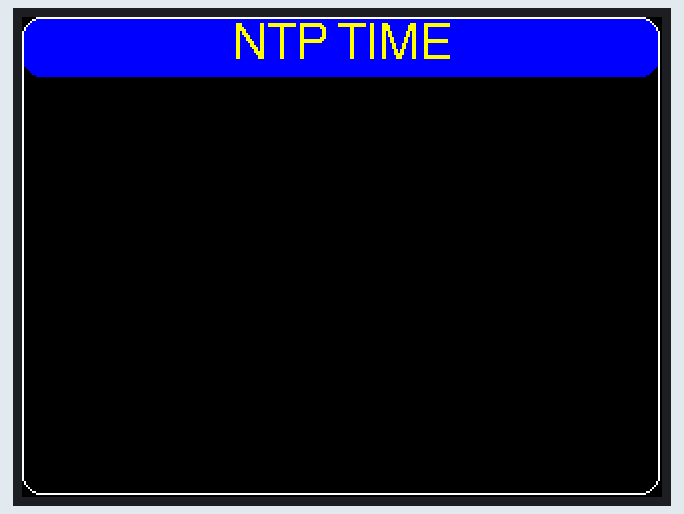
Recording of a sketch running on a simulated ESP32. Parts: 320×240 colour display. WiFi joins after 1.5 s; servers stay silent unless stated; the local clock reads 2024-03-15 10:24:30 at power-on unless the sketch sets it; what the sketch prints to the serial monitor is not drawn.

Above: at 0.3 s.
At 1.5 s:
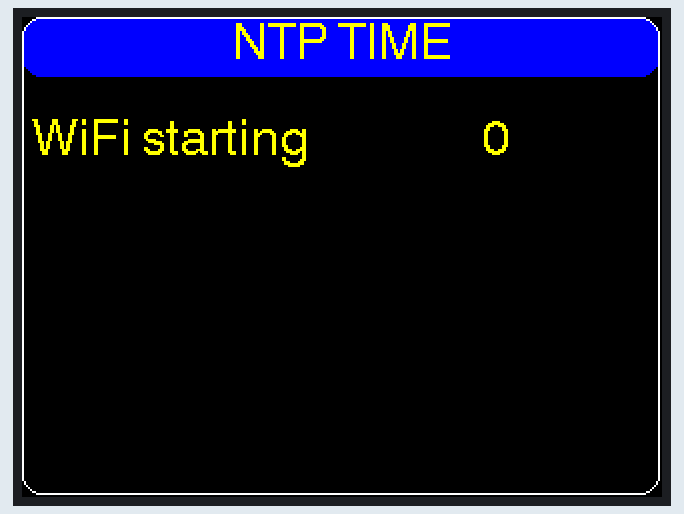
At 3.5 s:
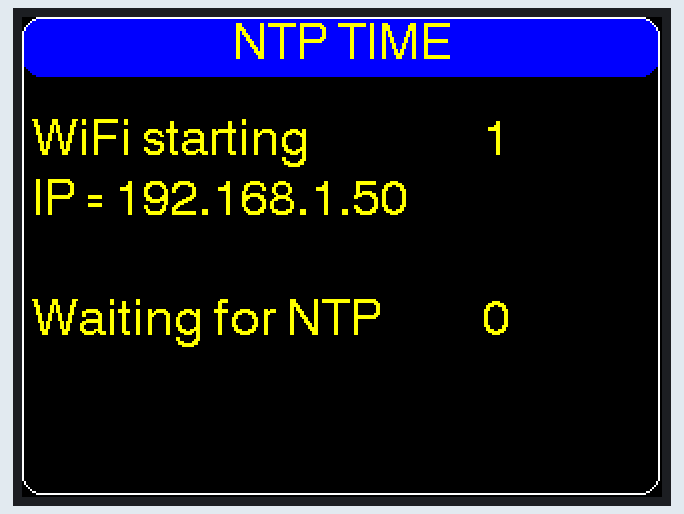
At 4.83 s:
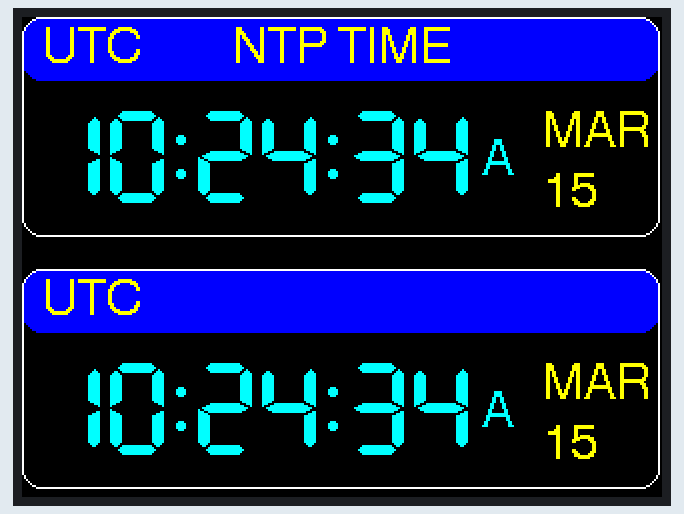
At 21.1 s:
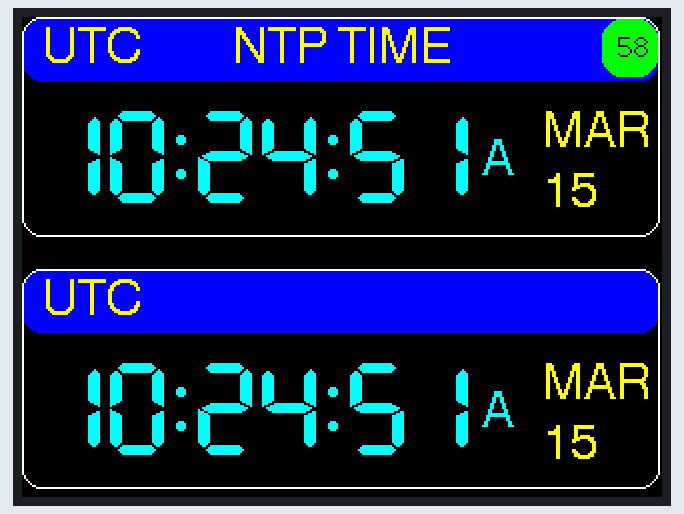
At 38.1 s:
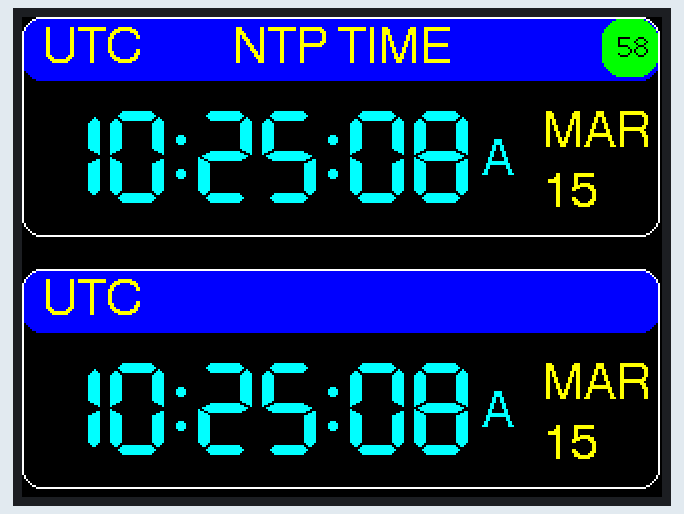

Measured:
- what the display in image 1 shows lasts 1.0 s, from 1.5 s to 2.5 s
- what the display in image 2 shows lasts 1.1 s, from 3.5 s to 4.6 s

The sketch:

NTP_DualClock_CYD_2_timeZone.ino
```cpp
// (licence header left out)
// now uses Arduino esp32 Boards 2.0.17
// esp32 board 3.0.5
// Tft_espi 2.5.43

//Repurposed Sketch By Coolmd (mark) to allow for local and a second time zone to be displayed instead of UTC July 24
// This sketch was altered to allow display of local time zone and another timezone of your choice. I then ported it to run
// on the CYD 2.8" esp32 2432S028(2USB) version.
// Make sure you have the correct Tft_espi User Setup correctly set for your board.
// All thanks to the original Author Above who created this fantastic code, which when ported allows such a simple device to be used
// with no soldering skills or breadboards etc.
// Dont forget to set up your wifi credentials and the timezone information that you require

#include <TFT_eSPI.h>                              // https://github.com/Bodmer/TFT_eSPI
#include <ezTime.h>                                // https://github.com/ropg/ezTime
#include <WiFi.h>

#define TITLE              "NTP TIME"
#define WIFI_SSID          "SSID"            //   your credentials
#define WIFI_PWD           "SSID Password"  //
#define NTP_SERVER         "pool.ntp.org"          // time.nist.gov, pool.ntp.org, etc

#define TZ_RULE            "GMT0BST,M3.5.0/1:00:00,M10.5.0/1:00:00" // Set this to your Local timezone(uk)
#define TZ_RULE1            "CST6CDT,M3.2.0/2:00:00,M11.1.0/2:00:00"//////////Set lower display rule 2nd timezone CoolMD

//#define TZ_RULE            "EST5EDT,M3.2.0/2:00:00,M11.1.0/2:00:00"

#define SCREEN_ORIENTATION       3                 // screen portrait mode:  use 1 or 3
#define LED_PIN                 17                 // built-in LED is on GPIO pins 4 red, 16 green, 17 blue
#define DEBUGLEVEL            INFO                 // NONE, ERROR, INFO, or DEBUG
#define PRINTED_TIME             1                 // 0=NONE, 1=UTC, or 2=LOCAL
#define TIME_FORMAT         COOKIE                 // COOKIE, ISO8601, RFC822, RFC850, RFC3339, RSS
#define BAUDRATE            115200                 // serial output baudrate
#define SYNC_MARGINAL         3600                 // orange status if no sync for 1 hour
#define SYNC_LOST            86400                 // red status if no sync for 1 day
#define LOCAL_FORMAT_12HR     true                 // local time format true 12hr "11:34" false 24hr "23:34"
#define UTC_FORMAT_12HR      true                  // 2nd timezone time format 12 true hr "11:34" vs  false 24hr "23:34"
#define DISPLAY_AMPM          true                 // if true, show A or P
#define HOUR_LEADING_ZERO     false                // "01:00" vs " 1:00"
#define DATE_LEADING_ZERO    false                 // "Feb 07" vs. "Feb 7"
#define DATE_ABOVE_MONTH     false                 // "12 Feb" vs. "Feb 12"
#define TIMECOLOR         TFT_CYAN                 // color of 7-segment time display
#define DATECOLOR       TFT_YELLOW                 // color of displayed month & day
#define LABEL_FGCOLOR   TFT_YELLOW                 // color of label text
#define LABEL_BGCOLOR     TFT_BLUE                 // color of label background


// ============ GLOBAL VARIABLES =====================================================

TFT_eSPI tft = TFT_eSPI();                         // display object
Timezone local;                                    // local timezone variable
time_t t,oldT;                                     // current & displayed 2nd time zone" Coolmd
time_t lt,oldLt;                                   // current & displayed local time
bool useLocalTime  = false;                        // temp flag used for display updates
Timezone myTZ;                                     //added 2nd time zone variaBLE CoolMD

// ============ DISPLAY ROUTINES =====================================================

void showClockStatus() {
  const int x=290,y=1,w=28,h=29,f=2;               // screen position & size
  int color;
  if (second()%10) return;                         // update every 10 seconds
  int syncAge = now()-lastNtpUpdateTime();         // how long has it been since last sync?
  if (syncAge < SYNC_MARGINAL)                     // GREEN: time is good & in sync
    color = TFT_GREEN;
  else if (syncAge < SYNC_LOST)                    // ORANGE: sync is 1-24 hours old
    color = TFT_ORANGE;
  else color = TFT_RED;                            // RED: time is stale, over 24 hrs old
  if (WiFi.status()!=WL_CONNECTED) {               //
    color = TFT_DARKGREY;                          // GRAY: WiFi connection was lost
    WiFi.disconnect();                             // so drop current connection
    WiFi.begin(WIFI_SSID,WIFI_PWD);                // and attempt to reconnect
  }
  tft.fillRoundRect(x,y,w,h,10,color);             // show clock status as a color
  tft.setTextColor(TFT_BLACK,color);
  tft.drawNumber(-WiFi.RSSI(),x+8,y+6,f);          // WiFi strength as a positive value
}

/*
 *  Modified by John Price (WA2FZW)
 *
 *    In the original code, this was an empty function. I added code to display either
 *    an 'A' or 'P' to the right of the local time
 *
 */

void showAMPM ( int hr, int x, int y )
{
  char  ampm;                                      // Will be either 'A' or 'P'
  if ( hr <= 11 )                                  // If the hour is 11 or less
    ampm = 'A';                                    // It's morning
  else                                             // Otherwise,
    ampm = 'P';                                    // It's afternoon
  tft.drawChar ( ampm, x, y, 4 );                  // Show AM/PM indicator
}

void showTime(time_t t, bool hr12, int x, int y) {
  const int f=7;                                   // screen font
  tft.setTextColor(TIMECOLOR, TFT_BLACK);          // set time color
  int h=hour(t); int m=minute(t); int s=second(t); // get hours, minutes, and seconds
  if (hr12) {                                      // if using 12hr time format,
    if (DISPLAY_AMPM) showAMPM(h,x+220,y+14);      // show AM/PM indicator
    if (h==0) h=12;                                // 00:00 becomes 12:00
    if (h>12) h-=12;                               // 13:00 becomes 01:00
  }
  if (h<10) {                                      // is hour a single digit?
    if ((!hr12)||(HOUR_LEADING_ZERO))              // 24hr format: always use leading 0
      x+= tft.drawChar('0',x,y,f);                 // show leading zero for hours
    else {
      tft.setTextColor(TFT_BLACK,TFT_BLACK);       // black on black text
      x+=tft.drawChar('8',x,y,f);                  // will erase the old digit
      tft.setTextColor(TIMECOLOR,TFT_BLACK);
    }
  }
  x+= tft.drawNumber(h,x,y,f);                     // hours
  x+= tft.drawChar(':',x,y,f);                     // show ":"
  if (m<10) x+= tft.drawChar('0',x,y,f);           // leading zero for minutes
  x+= tft.drawNumber(m,x,y,f);                     // show minutes
  x+= tft.drawChar(':',x,y,f);                     // show ":"
  if (s<10) x+= tft.drawChar('0',x,y,f);           // add leading zero for seconds
  x+= tft.drawNumber(s,x,y,f);                     // show seconds
}

void showDate(time_t t, int x, int y) {
  const int f=4,yspacing=30;                       // screen font, spacing
  const char* months[] = {"JAN","FEB","MAR",
     "APR","MAY","JUN","JUL","AUG","SEP","OCT",
     "NOV","DEC"};
  tft.setTextColor(DATECOLOR, TFT_BLACK);
  int i=0, m=month(t), d=day(t);                   // get date components
  tft.fillRect(x,y,50,60,TFT_BLACK);               // erase previous date
  if (DATE_ABOVE_MONTH) {                          // show date on top -----
    if ((DATE_LEADING_ZERO) && (d<10))             // do we need a leading zero?
      i = tft.drawNumber(0,x,y,f);                 // draw leading zero
    tft.drawNumber(d,x+i,y,f);                     // draw date
    y += yspacing;                                 // and below it, the month
    tft.drawString(months[m-1],x,y,f);             // draw month
  } else {                                         // put month on top ----
    tft.drawString(months[m-1],x,y,f);             // draw month
    y += yspacing;                                 // and below it, the date
    if ((DATE_LEADING_ZERO) && (d<10))             // do we need a leading zero?
      x+=tft.drawNumber(0,x,y,f);                  // draw leading zero
    tft.drawNumber(d,x,y,f);                       // draw date
  }
}

void showTimeZone (int x, int y) {
  const int f=4;                                   // text font
  tft.setTextColor(LABEL_FGCOLOR,LABEL_BGCOLOR);   // set text colors
  tft.fillRect(x,y,80,28,LABEL_BGCOLOR);           // erase previous TZ
  if (!useLocalTime)
    //tft.drawString("UTC",x,y,f);                 // UTC time
    tft.drawString(myTZ.getTimezoneName(),x,y,f);  //display 2nd Timezone in lower window location Coolmd
  else
    tft.drawString(local.getTimezoneName(),x,y,f); // show local time zone
}

void showTimeDate(time_t t, time_t oldT, bool hr12, int x, int y) {
  showTime(t,hr12,x,y);                            // display time HH:MM:SS
  if ((!oldT)||(hour(t)!=hour(oldT)))              // did hour change?
    showTimeZone(x,y-42);                          // update time zone
  if ((!oldT)||(day(t)!=day(oldT)))                // did date change? (Thanks John WA2FZW!)
    showDate(t,x+250,y);                           // update date
}

void updateDisplay() {
  t = myTZ.now();                                  // check latest time////// for new Timezone Coolmd
  if (t!=oldT) {                                   // are we in a new second yet?
    lt = local.now();                              // keep local time current
    useLocalTime = true;                           // use local timezone
    showTimeDate(lt,oldLt,LOCAL_FORMAT_12HR,10,46);// show new local time
    useLocalTime = false;                          // use 2ND timezone/////////////////////////////////////Coolmd
    showTimeDate(t,oldT,UTC_FORMAT_12HR,10,172);   // show new UTC time
    showClockStatus();                             // and clock status
    printTime();                                   // send timestamp to serial port
    oldT=t; oldLt=lt;                              // remember currently displayed time
  }
}

void newDualScreen() {
  tft.fillScreen(TFT_BLACK);                       // start with empty screen
  tft.fillRoundRect(0,0,319,32,10,LABEL_BGCOLOR);  // title bar for local time
  tft.fillRoundRect(0,126,319,32,10,LABEL_BGCOLOR);// title bar for UTC
  tft.setTextColor(LABEL_FGCOLOR,LABEL_BGCOLOR);   // set label colors
  tft.drawCentreString(TITLE,160,4,4);             // show title at top
  tft.drawRoundRect(0,0,319,110,10,TFT_WHITE);     // draw edge around local time
  tft.drawRoundRect(0,126,319,110,10,TFT_WHITE);   // draw edge around UTC
}

void startupScreen() {
  tft.fillScreen(TFT_BLACK);                       // start with empty screen
  tft.fillRoundRect(0,0,319,30,10,LABEL_BGCOLOR);  // title bar
  tft.drawRoundRect(0,0,319,239,10,TFT_WHITE);     // draw edge screen
  tft.setTextColor(LABEL_FGCOLOR,LABEL_BGCOLOR);   // set label colors
  tft.drawCentreString(TITLE,160,2,4);             // show sketch title on screen
  tft.setTextColor(LABEL_FGCOLOR, TFT_BLACK);      // set text color
}


// ============ MISC ROUTINES =====================================================

void showConnectionProgress(){
  int elapsed = 0;
  tft.drawString("WiFi starting",5,50,4);
  while (WiFi.status()!=WL_CONNECTED) {            // while waiting for connection
    tft.drawNumber(elapsed++,230,50,4);            // show we are trying!
    delay(1000);
  }
  tft.drawString("IP = " +                         // connected to LAN now
    WiFi.localIP().toString(),5,80,4);             // so show IP address
  elapsed = 0;
  tft.drawString("Waiting for NTP",5,140,4);       // Now get NTP info
  while (timeStatus()!=timeSet) {                  // wait until time retrieved
    events();                                      // allow ezTime to work
    tft.drawNumber(elapsed++,230,140,4);           // show we are trying
    delay(1000);
  }
}

void printTime() {                                 // print time to serial port
  if (!PRINTED_TIME) return;                       // option 0: dont print
  Serial.print("TIME: ");
  if (PRINTED_TIME==1)
    Serial.println(myTZ.dateTime(TIME_FORMAT));         // option 1: print 2nd timezone time////////////////////////
  else
    Serial.println(local.dateTime(TIME_FORMAT));   // option 2: print local time
}

void blink(int count=1) {                          // diagnostic LED blink
  pinMode(LED_PIN,OUTPUT);                         // make sure pin is an output
  for (int i=0; i<count; i++) {                    // blink counter
    digitalWrite(LED_PIN,0);                       //w4oa flash blue led 3 times                      // turn LED on
    delay(200);                                    // for 0.2s
    digitalWrite(LED_PIN,1);                       // and then turn LED off
    delay(200);                                    // for 0.2s
  }
  pinMode(LED_PIN,INPUT);                          // works for both Vcc & Gnd LEDs.
}

// ============ MAIN PROGRAM ===================================================

void setup() {
  tft.init();                                      // initialize LCD screen object

  tft.setRotation(SCREEN_ORIENTATION);             // landscape screen orientation
  startupScreen();                                 // show title
  blink(3);                                        // show sketch is starting
  Serial.begin(BAUDRATE);                          // open serial port
  setDebug(DEBUGLEVEL);                            // enable NTP debug info
  setServer(NTP_SERVER);                           // set NTP server
  WiFi.begin(WIFI_SSID, WIFI_PWD);                 // start WiFi
  showConnectionProgress();                        // WiFi and NTP may take time
  local.setPosix(TZ_RULE);                         // estab. local TZ by rule
  myTZ.setPosix(TZ_RULE1);                         //estab. 2nd Lower TZ by rule defined above Coolmd
  newDualScreen();                                 // show title & labels
}

void loop() {
  events();                                        // get periodic NTP updates
  updateDisplay();                                 // update clock every second
}
```
